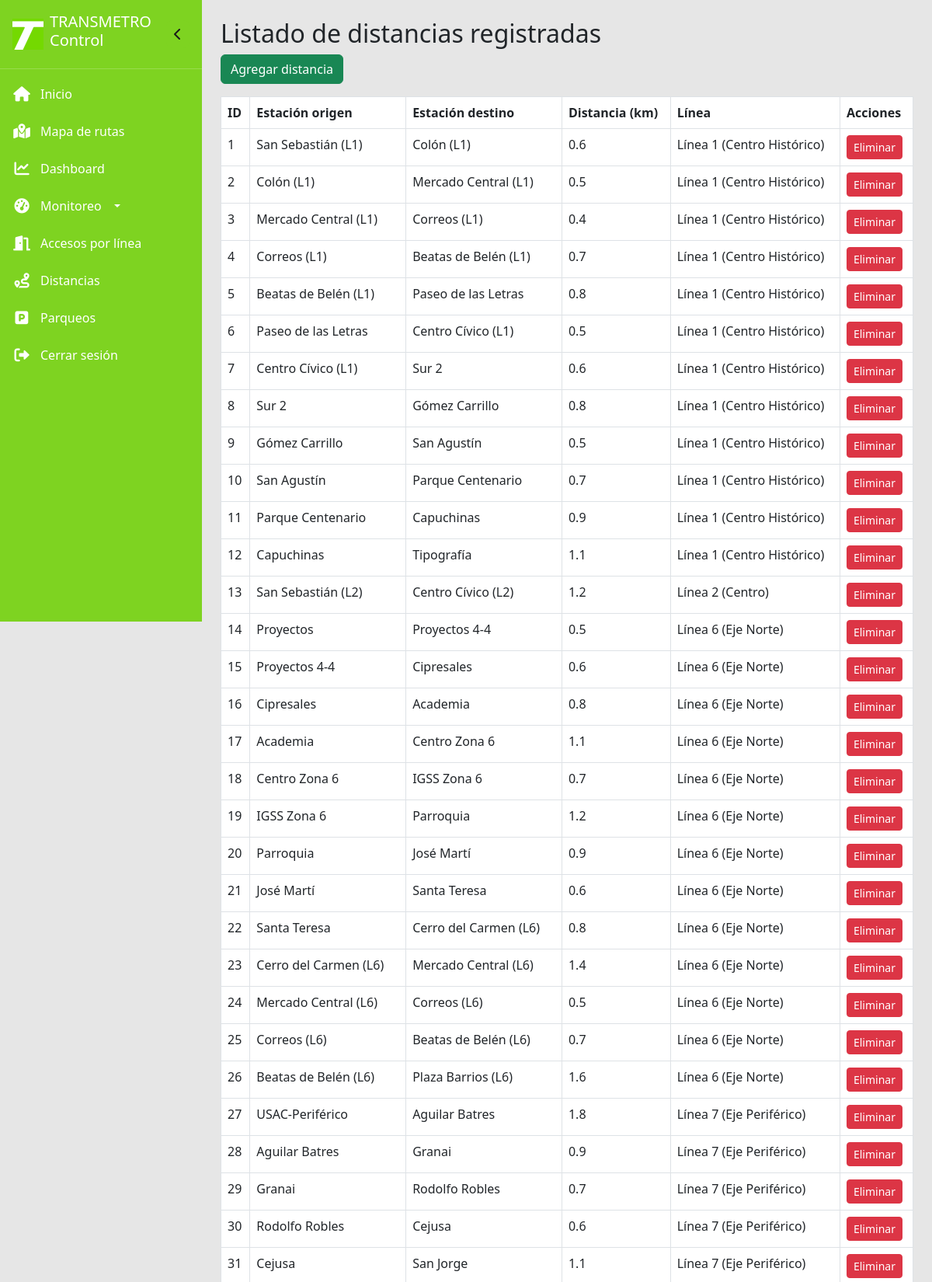
Page /distancias (signed in, upper part) on the committed database.
### models.py (models this page shows)
class Distancia(db.Model):
    __tablename__ = 'distancias'
    id = db.Column(db.Integer, primary_key=True)
    estacion_origen_id = db.Column(db.Integer, db.ForeignKey('estaciones.id'), nullable=False)
    estacion_destino_id = db.Column(db.Integer, db.ForeignKey('estaciones.id'), nullable=False)
    distancia_km = db.Column(db.Float, nullable=False)
    linea_id = db.Column(db.Integer, db.ForeignKey('lineas.id'), nullable=False)
    estacion_origen = db.relationship('Estacion', foreign_keys=[estacion_origen_id], backref='distancias_origen')
    estacion_destino = db.relationship('Estacion', foreign_keys=[estacion_destino_id], backref='distancias_destino')
    linea = db.relationship('Linea', backref='distancias')

class Estacion(db.Model):
    __tablename__ = 'estaciones'
    id = db.Column(db.Integer, primary_key=True)
    nombre = db.Column(db.String(100), nullable=False)
    capacidad_maxima = db.Column(db.Integer, nullable=False)
    orden = db.Column(db.Integer)
    linea_id = db.Column(db.Integer, db.ForeignKey('lineas.id'))
    municipalidad_id = db.Column(db.Integer, db.ForeignKey('municipalidades.id'))
    linea = db.relationship('Linea', backref='estaciones')
    municipalidad = db.relationship('Municipalidad', backref='estaciones')

class Linea(db.Model):
    __tablename__ = 'lineas'
    id = db.Column(db.Integer, primary_key=True)
    nombre = db.Column(db.String(50), nullable=False)
    distancia_total = db.Column(db.Float, default=0.0)
    municipalidad_id = db.Column(db.Integer, db.ForeignKey('municipalidades.id'))
    municipalidad = db.relationship('Municipalidad', backref='lineas')

### app.py (the view)
@app.route('/distancias')
@login_required
def listar_distancias():
    distancias = Distancia.query.all()
    return render_template('listar_distancias.html', distancias=distancias)

### app.py (called while the page is built)
@login_manager.user_loader
def load_user(user_id):
    return Admin.query.get(int(user_id))

### templates/listar_distancias.html
{% extends "base.html" %}
{% block content %}
<h2>Listado de distancias registradas</h2>
<a href="{{ url_for('agregar_distancia') }}" class="btn btn-success mb-3">Agregar distancia</a>
<table class="table table-bordered">
    <thead>
        <tr><th>ID</th><th>Estación origen</th><th>Estación destino</th><th>Distancia (km)</th><th>Línea</th><th>Acciones</th></tr>
    </thead>
    <tbody>
        {% for d in distancias %}
        <tr>
            <td>{{ d.id }}</td>
            <td>{{ d.estacion_origen.nombre }}</td>
            <td>{{ d.estacion_destino.nombre }}</td>
            <td>{{ d.distancia_km }}</td>
            <td>{{ d.linea.nombre }}</td>
            <td>
                <a href="{{ url_for('eliminar_distancia', id=d.id) }}" class="btn btn-sm btn-danger" onclick="return confirm('¿Eliminar esta distancia?')">Eliminar</a>
            </td>
        </tr>
        {% endfor %}
    </tbody>
</table>
{% endblock %}

### templates/base.html (style rules this page uses)
:root { --verde-transmetro: #7ED321; --azul-transmetro: #2E3E9E; --fondo-claro: #E6E6E6; --blanco: #FFFFFF; }
body { background-color: var(--fondo-claro); font-family: 'Segoe UI', 'Roboto', 'Helvetica Neue', sans-serif; margin: 0; padding: 0; }

### rows in the picture
Distancia: id "1", estacion_origen.nombre "San Sebastián (L1)", estacion_destino.nombre "Colón (L1)", distancia_km "0.6", linea.nombre "Línea 1 (Centro Histórico)"
Distancia: id "2", estacion_origen.nombre "Colón (L1)", estacion_destino.nombre "Mercado Central (L1)", distancia_km "0.5", linea.nombre "Línea 1 (Centro Histórico)"
Distancia: id "3", estacion_origen.nombre "Mercado Central (L1)", estacion_destino.nombre "Correos (L1)", distancia_km "0.4", linea.nombre "Línea 1 (Centro Histórico)"
Distancia: id "4", estacion_origen.nombre "Correos (L1)", estacion_destino.nombre "Beatas de Belén (L1)", distancia_km "0.7", linea.nombre "Línea 1 (Centro Histórico)"
Distancia: id "5", estacion_origen.nombre "Beatas de Belén (L1)", estacion_destino.nombre "Paseo de las Letras", distancia_km "0.8", linea.nombre "Línea 1 (Centro Histórico)"
Distancia: id "6", estacion_origen.nombre "Paseo de las Letras", estacion_destino.nombre "Centro Cívico (L1)", distancia_km "0.5", linea.nombre "Línea 1 (Centro Histórico)"
Distancia: id "7", estacion_origen.nombre "Centro Cívico (L1)", estacion_destino.nombre "Sur 2", distancia_km "0.6", linea.nombre "Línea 1 (Centro Histórico)"
Distancia: id "8", estacion_origen.nombre "Sur 2", estacion_destino.nombre "Gómez Carrillo", distancia_km "0.8", linea.nombre "Línea 1 (Centro Histórico)"
Distancia: id "9", estacion_origen.nombre "Gómez Carrillo", estacion_destino.nombre "San Agustín", distancia_km "0.5", linea.nombre "Línea 1 (Centro Histórico)"
Distancia: id "10", estacion_origen.nombre "San Agustín", estacion_destino.nombre "Parque Centenario", distancia_km "0.7", linea.nombre "Línea 1 (Centro Histórico)"
Distancia: id "11", estacion_origen.nombre "Parque Centenario", estacion_destino.nombre "Capuchinas", distancia_km "0.9", linea.nombre "Línea 1 (Centro Histórico)"
Distancia: id "12", estacion_origen.nombre "Capuchinas", estacion_destino.nombre "Tipografía", distancia_km "1.1", linea.nombre "Línea 1 (Centro Histórico)"
Distancia: id "13", estacion_origen.nombre "San Sebastián (L2)", estacion_destino.nombre "Centro Cívico (L2)", distancia_km "1.2", linea.nombre "Línea 2 (Centro)"
Distancia: id "14", estacion_origen.nombre "Proyectos", estacion_destino.nombre "Proyectos 4-4", distancia_km "0.5", linea.nombre "Línea 6 (Eje Norte)"
Distancia: id "15", estacion_origen.nombre "Proyectos 4-4", estacion_destino.nombre "Cipresales", distancia_km "0.6", linea.nombre "Línea 6 (Eje Norte)"
Distancia: id "16", estacion_origen.nombre "Cipresales", estacion_destino.nombre "Academia", distancia_km "0.8", linea.nombre "Línea 6 (Eje Norte)"
Distancia: id "17", estacion_origen.nombre "Academia", estacion_destino.nombre "Centro Zona 6", distancia_km "1.1", linea.nombre "Línea 6 (Eje Norte)"
Distancia: id "18", estacion_origen.nombre "Centro Zona 6", estacion_destino.nombre "IGSS Zona 6", distancia_km "0.7", linea.nombre "Línea 6 (Eje Norte)"
Distancia: id "19", estacion_origen.nombre "IGSS Zona 6", estacion_destino.nombre "Parroquia", distancia_km "1.2", linea.nombre "Línea 6 (Eje Norte)"
Distancia: id "20", estacion_origen.nombre "Parroquia", estacion_destino.nombre "José Martí", distancia_km "0.9", linea.nombre "Línea 6 (Eje Norte)"
Distancia: id "21", estacion_origen.nombre "José Martí", estacion_destino.nombre "Santa Teresa", distancia_km "0.6", linea.nombre "Línea 6 (Eje Norte)"
Distancia: id "22", estacion_origen.nombre "Santa Teresa", estacion_destino.nombre "Cerro del Carmen (L6)", distancia_km "0.8", linea.nombre "Línea 6 (Eje Norte)"
Distancia: id "23", estacion_origen.nombre "Cerro del Carmen (L6)", estacion_destino.nombre "Mercado Central (L6)", distancia_km "1.4", linea.nombre "Línea 6 (Eje Norte)"
Distancia: id "24", estacion_origen.nombre "Mercado Central (L6)", estacion_destino.nombre "Correos (L6)", distancia_km "0.5", linea.nombre "Línea 6 (Eje Norte)"
Distancia: id "25", estacion_origen.nombre "Correos (L6)", estacion_destino.nombre "Beatas de Belén (L6)", distancia_km "0.7", linea.nombre "Línea 6 (Eje Norte)"
Distancia: id "26", estacion_origen.nombre "Beatas de Belén (L6)", estacion_destino.nombre "Plaza Barrios (L6)", distancia_km "1.6", linea.nombre "Línea 6 (Eje Norte)"
Distancia: id "27", estacion_origen.nombre "USAC-Periférico", estacion_destino.nombre "Aguilar Batres", distancia_km "1.8", linea.nombre "Línea 7 (Eje Periférico)"
Distancia: id "28", estacion_origen.nombre "Aguilar Batres", estacion_destino.nombre "Granai", distancia_km "0.9", linea.nombre "Línea 7 (Eje Periférico)"
Distancia: id "29", estacion_origen.nombre "Granai", estacion_destino.nombre "Rodolfo Robles", distancia_km "0.7", linea.nombre "Línea 7 (Eje Periférico)"
Distancia: id "30", estacion_origen.nombre "Rodolfo Robles", estacion_destino.nombre "Cejusa", distancia_km "0.6", linea.nombre "Línea 7 (Eje Periférico)"
Distancia: id "31", estacion_origen.nombre "Cejusa", estacion_destino.nombre "San Jorge", distancia_km "1.1", linea.nombre "Línea 7 (Eje Periférico)"
